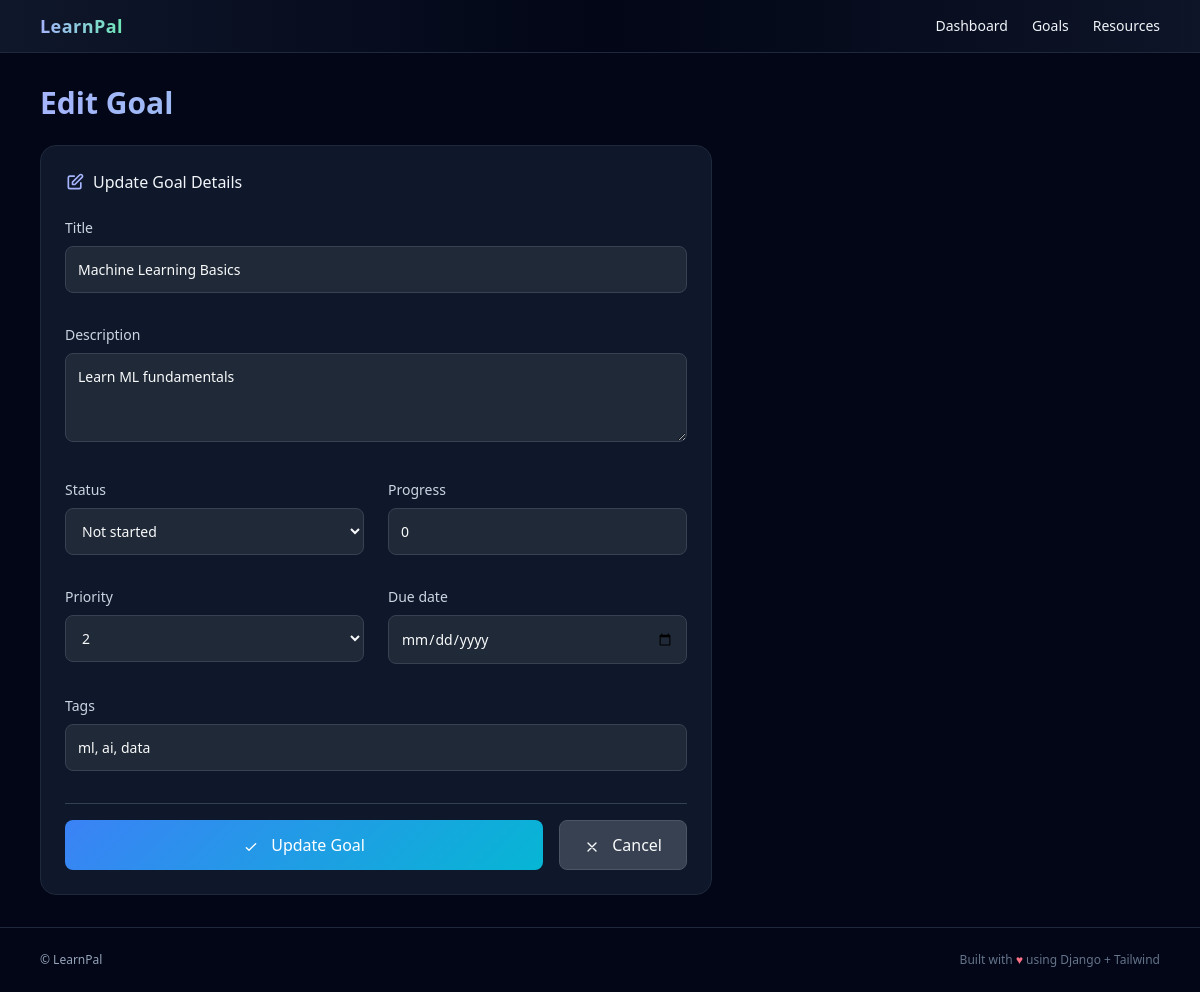
The page /edit/5/ on the database its author committed.
### core/models.py (models this page shows, shortened)
class LearningGoal(models.Model):
    NOT_STARTED = "NOT_STARTED"
    IN_PROGRESS = "IN_PROGRESS"
    DONE = "DONE"
    STATUS_CHOICES = [
        (NOT_STARTED, "Not started"),
        (IN_PROGRESS, "In progress"),
        (DONE, "Completed"),
    ]
    PRIORITY_CHOICES = [
        (1, 'Low'),
        (2, 'Medium'),
        (3, 'High'),
    ]
    title = models.CharField(max_length=100)
    description = models.TextField(blank=True)
    status = models.CharField(max_length=20, choices=STATUS_CHOICES, default=NOT_STARTED)
    progress = models.PositiveIntegerField(default=0, validators=[MinValueValidator(0), MaxValueValidator(100)])
    due_date = models.DateField(null=True, blank=True)
    priority = models.IntegerField(choices=PRIORITY_CHOICES, default=2)
    tags = models.CharField(max_length=120, blank=True, help_text="Comma separated, e.g. python, algorithms")
    created_at = models.DateTimeField(auto_now_add=True)
    deadline = models.DateField(null=True, blank=True)
    class Meta:
        ordering = ['-priority', '-created_at']

### core/views.py (the view)
# urls.py: path("edit/<int:goal_id>/", views.edit_goal, name="edit_goal"),
def edit_goal(request, goal_id):
    goal = get_object_or_404(LearningGoal, id=goal_id)
    if request.method == "POST":
        form = LearningGoalForm(request.POST, instance=goal)
        if form.is_valid():
            form.save()
            messages.success(request, "✏️ Goal updated successfully!")
            return redirect("goals_home")
        else:
            messages.error(request, "⚠️ Please correct the errors below.")
    else:
        form = LearningGoalForm(instance=goal)
    return render(request, "core/edit.html", {"form": form, "goal": goal})

### core/templates/core/edit.html (shortened to what this page needs)
{% extends "core/base.html" %}
{% block content %}
<h1 class="text-3xl font-bold mb-6 bg-gradient-to-r from-indigo-300 to-emerald-300 bg-clip-text text-transparent">Edit Goal</h1>
<div class="max-w-2xl">
  <div class="rounded-2xl border border-slate-800 bg-slate-900 p-6 card-hover">
    <h2 class="font-medium mb-6 flex items-center gap-2">
      Update Goal Details
    </h2>
    <form method="post" class="space-y-6">
      <div class="grid md:grid-cols-2 gap-6">
        <div class="md:col-span-2">
          <label class="block text-sm font-medium text-slate-300 mb-2">{{ form.title.label }}</label>
          {{ form.title }}
        </div>
        <div class="md:col-span-2">
          <label class="block text-sm font-medium text-slate-300 mb-2">{{ form.description.label }}</label>
          {{ form.description }}
        </div>
        <div>
          <label class="block text-sm font-medium text-slate-300 mb-2">{{ form.status.label }}</label>
          {{ form.status }}
        </div>
        <div>
          <label class="block text-sm font-medium text-slate-300 mb-2">{{ form.progress.label }}</label>
          {{ form.progress }}
        </div>
        <div>
          <label class="block text-sm font-medium text-slate-300 mb-2">{{ form.priority.label }}</label>
          {{ form.priority }}
        </div>
        <div>
          <label class="block text-sm font-medium text-slate-300 mb-2">{{ form.due_date.label }}</label>
          {{ form.due_date }}
        </div>
        <div class="md:col-span-2">
          <label class="block text-sm font-medium text-slate-300 mb-2">{{ form.tags.label }}</label>
          {{ form.tags }}
        </div>
      </div>
      <div class="flex gap-4 pt-4 border-t border-slate-700">
        <button type="submit" class="btn-primary flex-1">
          <svg xmlns="http://www.w3.org/2000/svg" class="w-4 h-4 inline mr-2" fill="none" viewBox="0 0 24 24" stroke="currentColor">
            <path stroke-linecap="round" stroke-linejoin="round" stroke-width="2" d="M5 13l4 4L19 7" />
          </svg>
          Update Goal
        </button>
        <a href="{% url 'goals_home' %}" class="btn-secondary">
          <svg xmlns="http://www.w3.org/2000/svg" class="w-4 h-4 inline mr-2" fill="none" viewBox="0 0 24 24" stroke="currentColor">
            <path stroke-linecap="round" stroke-linejoin="round" stroke-width="2" d="M6 18L18 6M6 6l12 12" />
          </svg>
          Cancel
        </a>
      </div>
    </form>
  </div>
</div>
{% endblock %}

### core/templates/core/base.html (style rules this page uses)
.card-hover { transition: all 0.2s ease; }
.btn-primary { background: linear-gradient(135deg, #3b82f6 0%, #06b6d4 100%); border: none; color: white; padding: 0.75rem 1.5rem; border-radius: 0.5rem; font-weight: 500; transition: all 0.2s ease; cursor: pointer; }
.btn-secondary { background: #374151; border: 1px solid #4b5563; color: #f9fafb; padding: 0.75rem 1.5rem; border-radius: 0.5rem; font-weight: 500; transition: all 0.2s ease; cursor: pointer; }

### rows shown on the page
LearningGoal: title "Machine Learning Basics", description "Learn ML fundamentals", status "Not started", progress "0", priority "2", tags "ml, ai, data"
